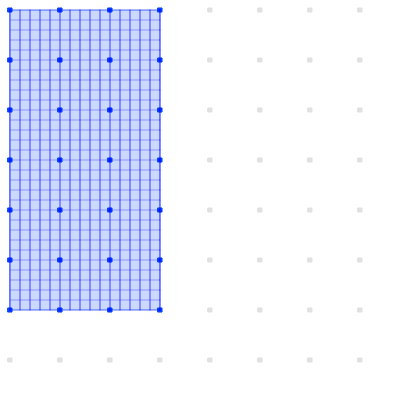
Frame 1 (no input)
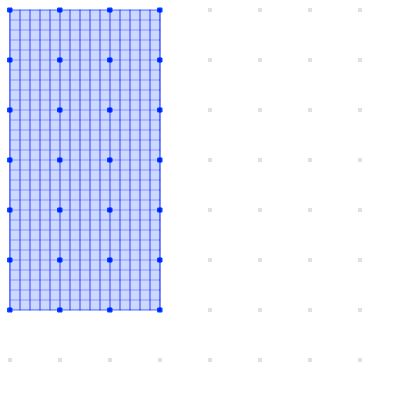
Frame 60 (no input)
Frame 120 (the mouse pressed at the canvas centre since frame 60): identical to frame 60, image omitted

The p5.js sketch that drew these frames (run headless with seeded random() and noise() and a simulated clock; from frame 60 on, the mouse is pressed at the canvas centre):

// p5.js sketch
// ── sketch.js
function setup() {
	createCanvas(400, 400);
}

let gridUnit = 10;
let pointSize = 4;
let lineGridColor = "#ddd";
let dotGridColor = "#0041FF";
let dotGridBaseColor = "#E1E1E1";

function createLineGrid (w, h) {
  for (var x = 0; x <= w; x += gridUnit) {
		for (var y = 0; y <= h; y += gridUnit) {
			stroke(dotGridColor);
			strokeWeight(0.03);
			line(x, 0, x, h);
			line(0, y, w, y);
		}
	}
}

function createDotGrid (w = width, h = height, color = dotGridBaseColor) {
  for (var x = 0; x <= w; x += gridUnit*5) {
		for (var y = 0; y <= h; y += gridUnit*5) {
			fill(color);
      stroke(color);
      rect(x-(pointSize/2), y-(pointSize/2), pointSize, pointSize)
		}
	}
}

function createHighlightArea (w, h) {
  fill('rgba(0,65,255,0.2)');
  stroke('rgba(0,65,255,0.4)');
  strokeWeight(1)
  rect(0,0,w,h);

  createDotGrid(w, h, dotGridColor)
  createLineGrid(w, h)
}

let isIncreasing = true; 
function draw() {
	background("#fff");
  translate(10,10)
  createDotGrid();
  createHighlightArea(150,300)
}
